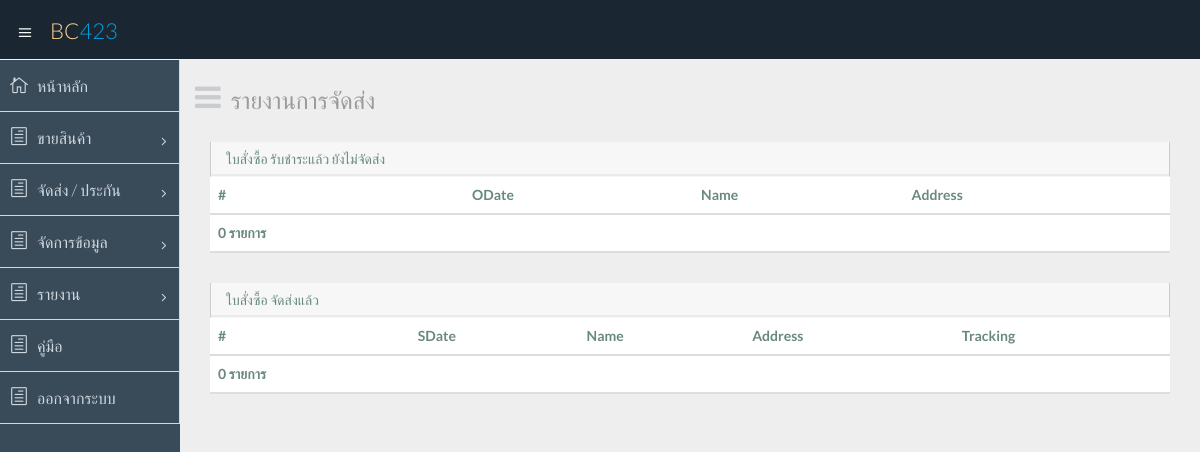
Before: /report_ship_1.php with the older database file.
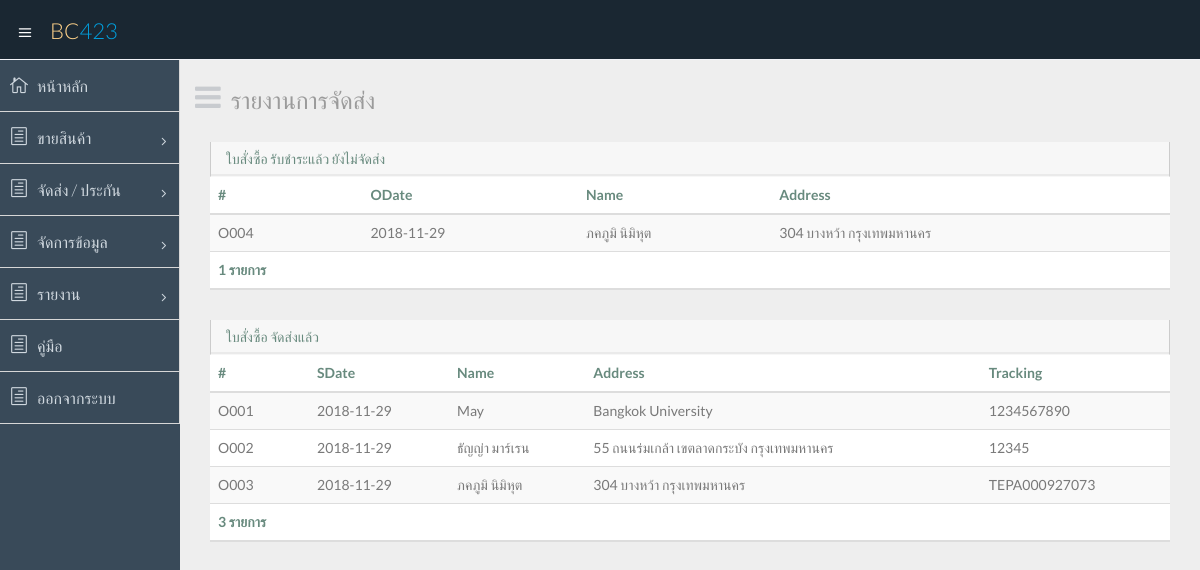
After: the same page with the newer database file.
### tables this page shows
CREATE TABLE `orders` (
  `orders_id` varchar(5) NOT NULL,
  `orders_date` date NOT NULL,
  `orders_pay` date DEFAULT NULL,
  `orders_ship` date DEFAULT NULL,
  `orders_track` varchar(20) DEFAULT NULL,
  `orders_amount` int(11) NOT NULL,
  `orders_status` int(11) NOT NULL,
  `staff_id` varchar(5) NOT NULL,
  `cus_id` varchar(5) NOT NULL,
  `partner_id` varchar(5) DEFAULT NULL
);

CREATE TABLE `customer` (
  `cus_id` varchar(5) NOT NULL,
  `cus_name` varchar(100) NOT NULL,
  `cus_addr` varchar(500) NOT NULL,
  `cus_tel` varchar(10) NOT NULL,
  `cus_reg` date NOT NULL
);

### report_ship_1.php (the view)
<?php
require 'header.php';
$conn = new mysqli("localhost", "root", "", "proj-warranty");
$conn->set_charset("utf8");
?>
    <section id="main-content">
      <section class="wrapper">
        <div class="row">
          <div class="col-lg-12">
            <h3 class="page-header"><i class="fa fa fa-bars"></i> รายงานการจัดส่ง</h3>
          </div>
        </div>
          <div class="col-sm-12">
            <section class="panel">
			  <header class="panel-heading">
			    ใบสั่งซื้อ รับชำระแล้ว ยังไม่จัดส่ง
              </header>
              <table class="table table-striped">
                <thead>
                  <tr>
					<th>#</th>
					<th>ODate</th>
                    <th>Name</th>
					<th>Address</th>
                  </tr>
                </thead>
                <tbody>
<?php
$sql = "SELECT * FROM orders JOIN customer ON orders.cus_id = customer.cus_id WHERE orders_status='1' ORDER BY orders_date";
$result = $conn->query($sql);
while($row = $result->fetch_assoc()) {
	echo "<tr><td>".$row["orders_id"]."</td><td>".$row["orders_date"]."</td><td>".$row["cus_name"]."</td><td>".$row["cus_addr"]."</td></tr>\n";
}
$sql = "SELECT COUNT(*) FROM orders JOIN customer ON orders.cus_id = customer.cus_id WHERE orders_status='1' ORDER BY orders_date";
$result = $conn->query($sql);
while($row = $result->fetch_assoc()) {
	$count = $row["COUNT(*)"];
}
?>
                </tbody>
                <thead>
                  <tr>
                    <th><?php echo $count;?> รายการ</th>
					<th></th>
					<th></th>
					<th></th>
                  </tr>
                </thead>
              </table>
            </section>
          </div>
          <div class="col-sm-12">
            <section class="panel">
			  <header class="panel-heading">
			    ใบสั่งซื้อ จัดส่งแล้ว
              </header>
              <table class="table table-striped">
                <thead>
                  <tr>
					<th>#</th>
					<th>SDate</th>
                    <th>Name</th>
					<th>Address</th>
					<th>Tracking</th>
                  </tr>
                </thead>
                <tbody>
<?php
$sql = "SELECT * FROM orders JOIN customer ON orders.cus_id = customer.cus_id WHERE orders_status='2' ORDER BY orders_date";
$result = $conn->query($sql);
while($row = $result->fetch_assoc()) {
	echo "<tr><td>".$row["orders_id"]."</td><td>".$row["orders_ship"]."</td><td>".$row["cus_name"]."</td><td>".$row["cus_addr"]."</td><td>".$row["orders_track"]."</td></tr>\n";
}
$sql = "SELECT COUNT(*) FROM orders JOIN customer ON orders.cus_id = customer.cus_id WHERE orders_status='2' ORDER BY orders_date";
$result = $conn->query($sql);
while($row = $result->fetch_assoc()) {
	$count = $row["COUNT(*)"];
}
?>
                </tbody>
                <thead>
                  <tr>
                    <th><?php echo $count;?> รายการ</th>
					<th></th>
					<th></th>
					<th></th>
					<th></th>
                  </tr>
                </thead>
              </table>
            </section>
          </div>
      </section>
    </section>
  </section>
<?php
require 'footer.php';
?>

### header.php (shortened to what this page needs)
<!DOCTYPE html>
<html lang="en">
<head>
  <link href="css/bootstrap.min.css" rel="stylesheet">
  <link href="css/bootstrap-theme.css" rel="stylesheet">
  <link href="css/elegant-icons-style.css" rel="stylesheet" />
  <link href="css/font-awesome.min.css" rel="stylesheet" />
  <link href="css/daterangepicker.css" rel="stylesheet" />
  <link href="css/bootstrap-datepicker.css" rel="stylesheet" />
  <link href="css/bootstrap-colorpicker.css" rel="stylesheet" />
  <link href="css/style.css" rel="stylesheet">
  <link href="css/style-responsive.css" rel="stylesheet" />
</head>
<body>
  <section id="container" class="">
    <header class="header dark-bg">
      <div class="toggle-nav">
        <div class="icon-reorder tooltips" data-original-title="Toggle Navigation" data-placement="bottom"><i class="icon_menu"></i></div>
      </div>
      <a href="index.html" class="logo">BC<span class="lite">423</span></a>
    </header>
    <aside>
      <div id="sidebar" class="nav-collapse ">
        <ul class="sidebar-menu">
          <li class="">
            <a class="" href="home.php">
                          <i class="icon_house_alt"></i>
                          <span>หน้าหลัก</span>
                      </a>
		  </li>
          <li class="sub-menu ">
            <a href="javascript:;" class="">
                          <i class="icon_document_alt"></i>
                          <span>ขายสินค้า</span>
                          <span class="menu-arrow arrow_carrot-right"></span>
                      </a>
          </li>
          <li class="sub-menu">
            <a href="javascript:;" class="">
                          <i class="icon_document_alt"></i>
                          <span>จัดส่ง / ประกัน</span>
                          <span class="menu-arrow arrow_carrot-right"></span>
                      </a>
          </li>
          <li class="sub-menu">
            <a href="javascript:;" class="">
                          <i class="icon_document_alt"></i>
                          <span>จัดการข้อมูล</span>
                          <span class="menu-arrow arrow_carrot-right"></span>
                      </a>
          </li>
          <li class="sub-menu">
            <a href="javascript:;" class="">
                          <i class="icon_document_alt"></i>
                          <span>รายงาน</span>
                          <span class="menu-arrow arrow_carrot-right"></span>
                      </a>
          </li>
          <li class="">
            <a class="" href="help.html">
                          <i class="icon_document_alt"></i>
                          <span>คู่มือ</span>
                      </a>
		  </li>
          <li class="">
            <a class="" href="index.php">
                          <i class="icon_document_alt"></i>
                          <span>ออกจากระบบ</span>
                      </a>
		  </li>
        </ul>
      </div>
    </aside>

### footer.php (shortened to what this page needs)
</body>
</html>

Changed rows visible on the page:
added orders: orders_id "O004", orders_date "2018-11-29", cus.cus_name "ภคภูมิ นิมิหุต", cus.cus_addr "304 บางหว้า กรุงเทพมหานคร", shown under "รายงานการจัดส่ง"
now on this page (row edited): orders: orders_id "O001", orders_ship "2018-11-29", cus.cus_name "May", cus.cus_addr "Bangkok University", orders_track "1234567890"
added orders: orders_id "O002", orders_ship "2018-11-29", cus.cus_name "ธัญญ่า มาร์เรน", cus.cus_addr "55 ถนนร่มเกล้า เขตลาดกระบัง กรุงเทพมหานคร", orders_track "12345"
added orders: orders_id "O003", orders_ship "2018-11-29", cus.cus_name "ภคภูมิ นิมิหุต", cus.cus_addr "304 บางหว้า กรุงเทพมหานคร", orders_track "TEPA000927073"
Other visible differences:
$count: "0" → "1"
$count: "0" → "3"
